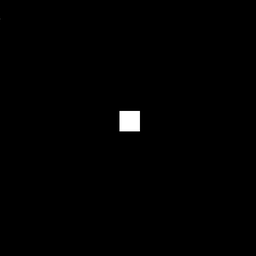
#> input picture aula9/imgs/sinc_original_menor.tif, 256 x 256 px, shrunk from 600 x 600 before the run
$ jupyter execute code6.ipynb
#> lines starting #> are read from the running program, lines starting #| are printed output that depends on the picture
## Exercício 6: Filtro Passa-Banda

6. Além dos filtros passa-baixa e passa-alta, também existe o filtro passa-banda? Explique seu funcionamento e aplique um filtro passa-banda na imagem.

### Importando bibliotecas

[cell 1]
import numpy as np
from numpy import asarray
from PIL import Image
import matplotlib.pyplot as plt
from mpl_toolkits.mplot3d import Axes3D
import cv2

[cell 2]
img_sinc_org_menor = cv2.imread('./imgs/sinc_original_menor.tif', 0)
#> img_sinc_org_menor is the input picture: shape (256, 256); min 0, max 255, mean 1.6
img_sinc_org = cv2.imread('./imgs/sinc_original.png', 0)
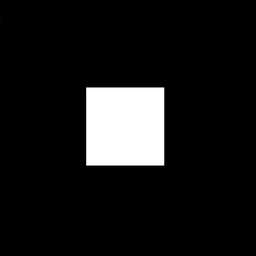
#> input picture aula9/imgs/sinc_original.png, 256 x 256 px, shrunk from 600 x 600 before the run
#> img_sinc_org is the input picture: shape (256, 256); min 0, max 255, mean 23.7
img_sinc_rot = cv2.imread('./imgs/sinc_rot.png', 0)
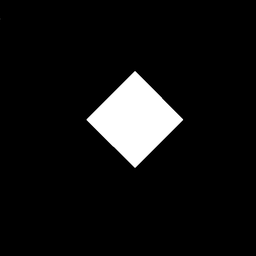
#> input picture aula9/imgs/sinc_rot.png, 256 x 256 px, shrunk from 600 x 600 before the run
#> img_sinc_rot is the input picture: shape (256, 256); min 0, max 255, mean 18.4
img_sinc_rot2 = cv2.imread('./imgs/sinc_rot2.png', 0)
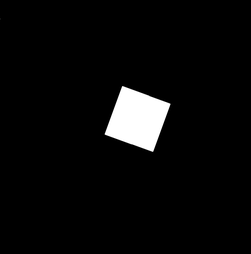
#> input picture aula9/imgs/sinc_rot2.png, 251 x 254 px, shrunk from 588 x 596 before the run
#> img_sinc_rot2 is the input picture: shape (254, 251); min 0, max 255, mean 10.6
img_sinc_trans = cv2.imread('./imgs/sinc_trans.png', 0)
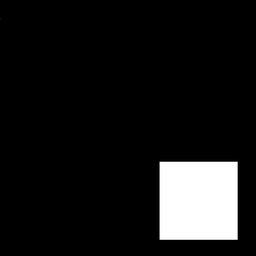
#> input picture aula9/imgs/sinc_trans.png, 256 x 256 px, shrunk from 600 x 600 before the run
#> img_sinc_trans is the input picture: shape (256, 256); min 0, max 255, mean 23.7

imgs = [ img_sinc_org_menor, img_sinc_org, img_sinc_rot, img_sinc_rot2, img_sinc_trans ]
